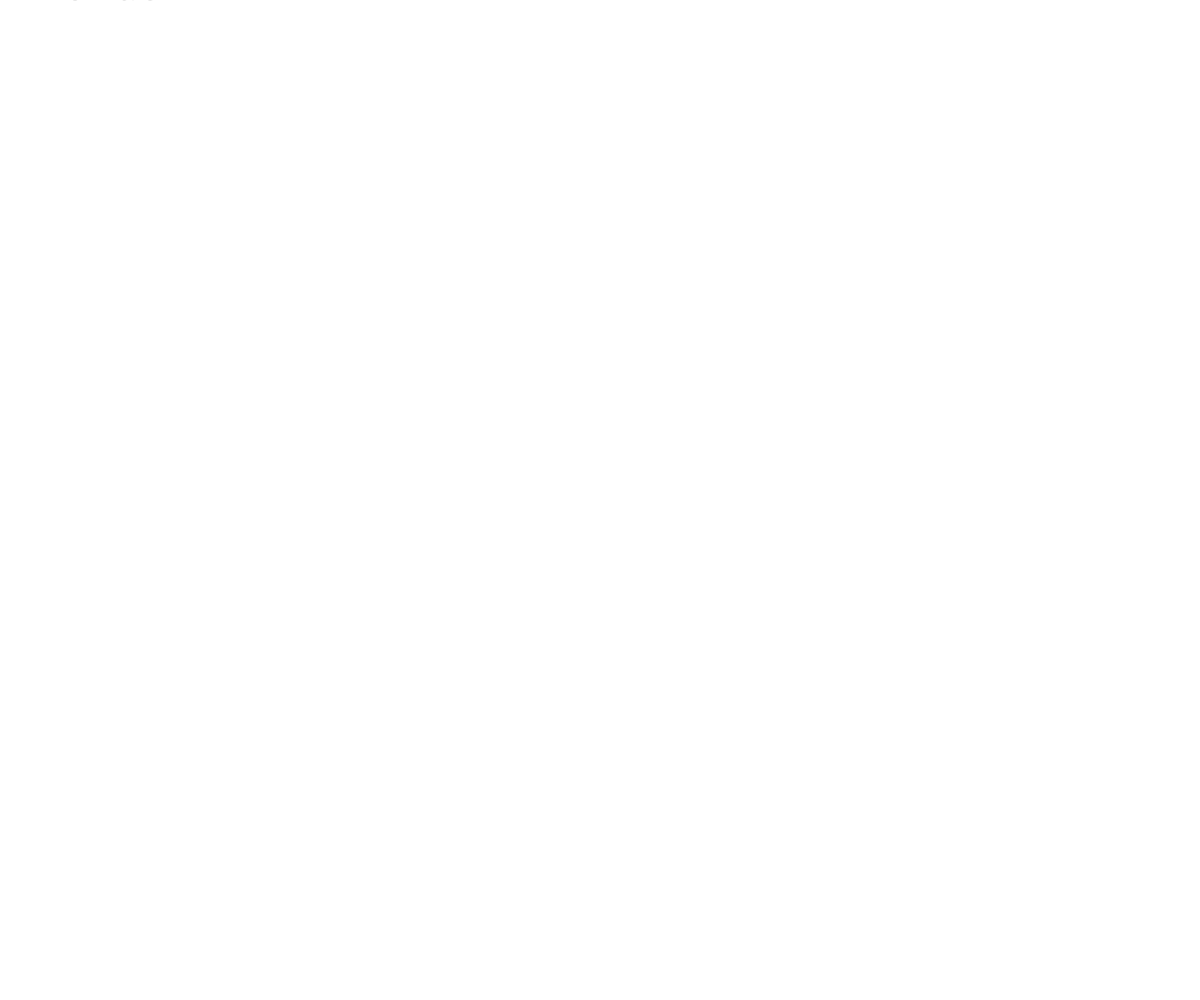
Frame 1 (no input)
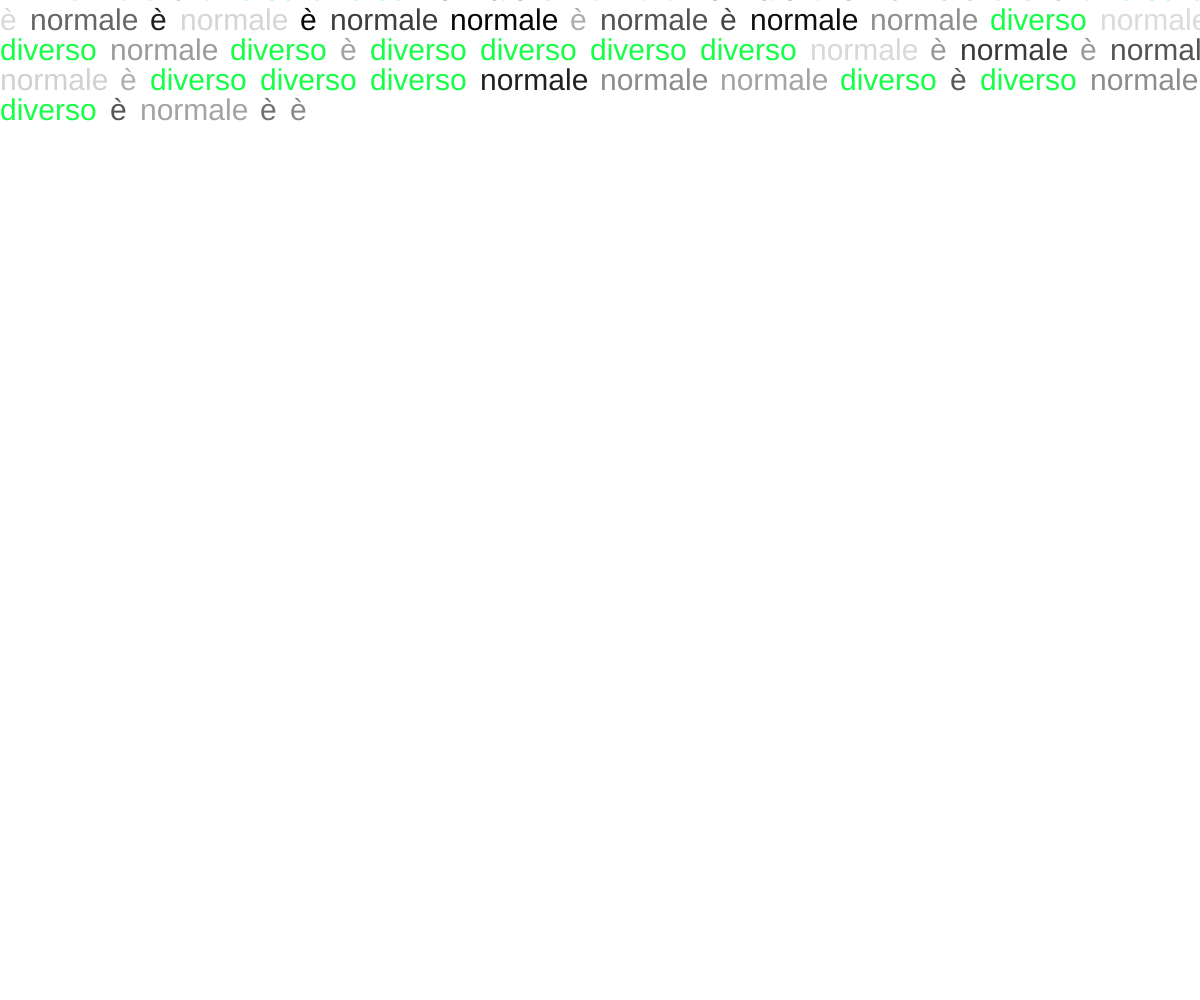
Frame 60 (no input)
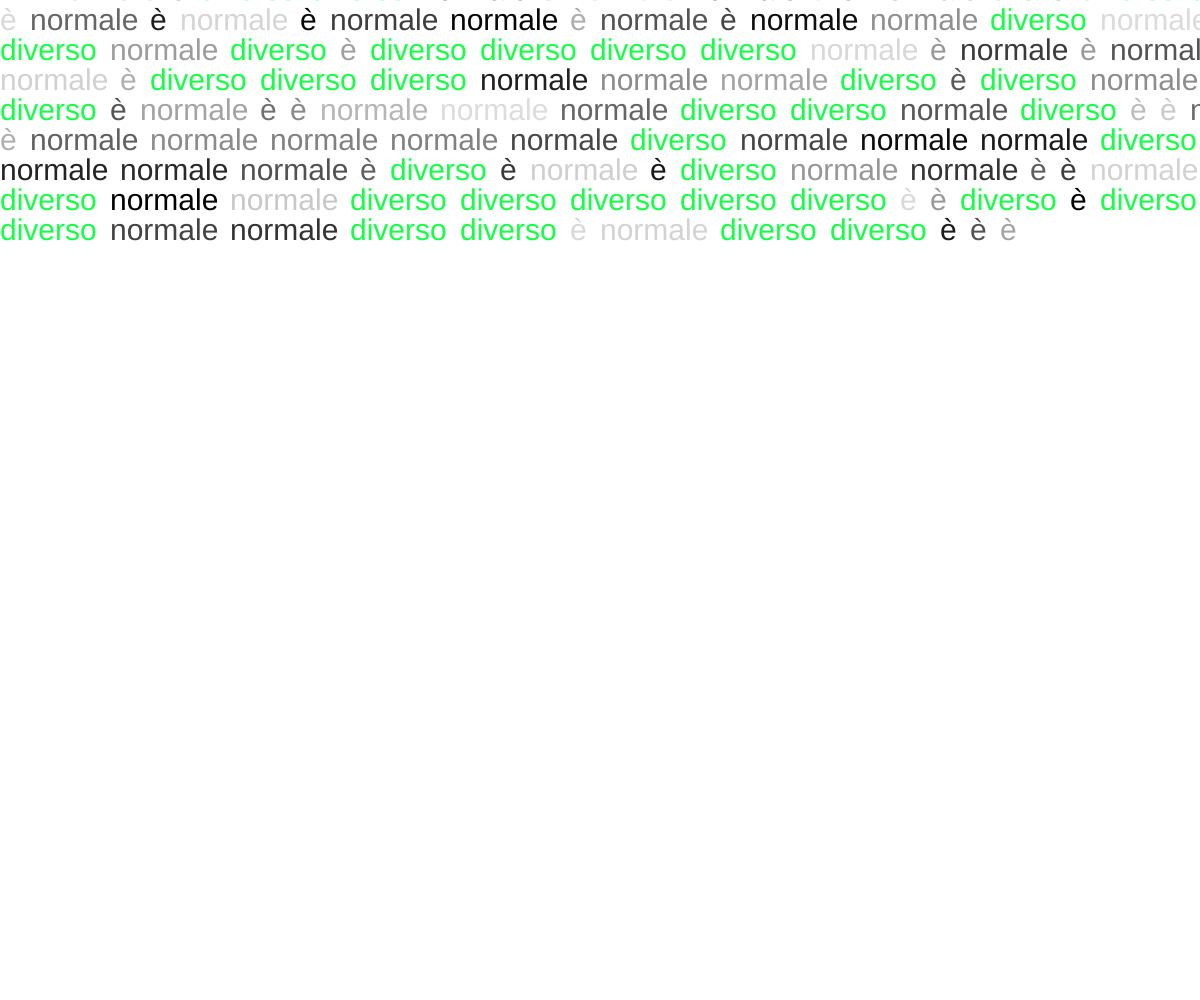
Frame 120 (the mouse pressed at the canvas centre since frame 60)

The p5.js sketch that drew these frames (run headless with seeded random() and noise() and a simulated clock; from frame 60 on, the mouse is pressed at the canvas centre):

// p5.js sketch
// ── sketch.js
                                                   
//# #####  ###### #    # ###### #####   ####    ##   
//# #    # #      #    # #      #    # #       #  #  
//# #    # #####  #    # #####  #    #  ####  #    # 
//# #####  #      #    # #      #####       # ###### 
//# #   #  #       #  #  #      #   #  #    # #    # 
//# #    # ######   ##   ###### #    #  ####  #    # 

// èNORMALEèDIVERSO➿ 0.1 by IreneBacherotti [normale, diverso]
// 2022 © IreneBacherotti @irebache, Daniele @Fupete and the course DS-2022 at DESIGN.unirsm 
// github.com/ds-2022-unirsm — github.com/fupete
// Educational purposes, MIT License, 2022, San Marino
// —


let x=50;
let y=0;
let w=0;
let h=30;
function setup() {
  createCanvas(windowWidth, windowHeight);
  background(255);
  

}

function draw() {
  noStroke();
colorMode(RGB);
for (let i = 0; i < 150; i++) {
  for (let j = 0; j < 140; j++) {
   
   textSize(30);
  }
}
  
  //rect(x,y,20,20);
  let caso=random();
  

    fill(random(255));
 if (caso<0.30) {
     fill(20,255,70);
      text('diverso', x, y); 
    w=110
     

 
  }else if (caso<0.60){
    fill(random(220));
      text('è', x, y) ;
    w=30
    
  }
  else{
    fill(random(220));
       text('normale',x,y);
    w=120
    
  }
  
  x=x+w;
  if (x>width){
    x=0;
    y=y+h;
  }
  if (y>height){
    x=0;
    y=0;
   background(255);

  }
  
  
  
}
